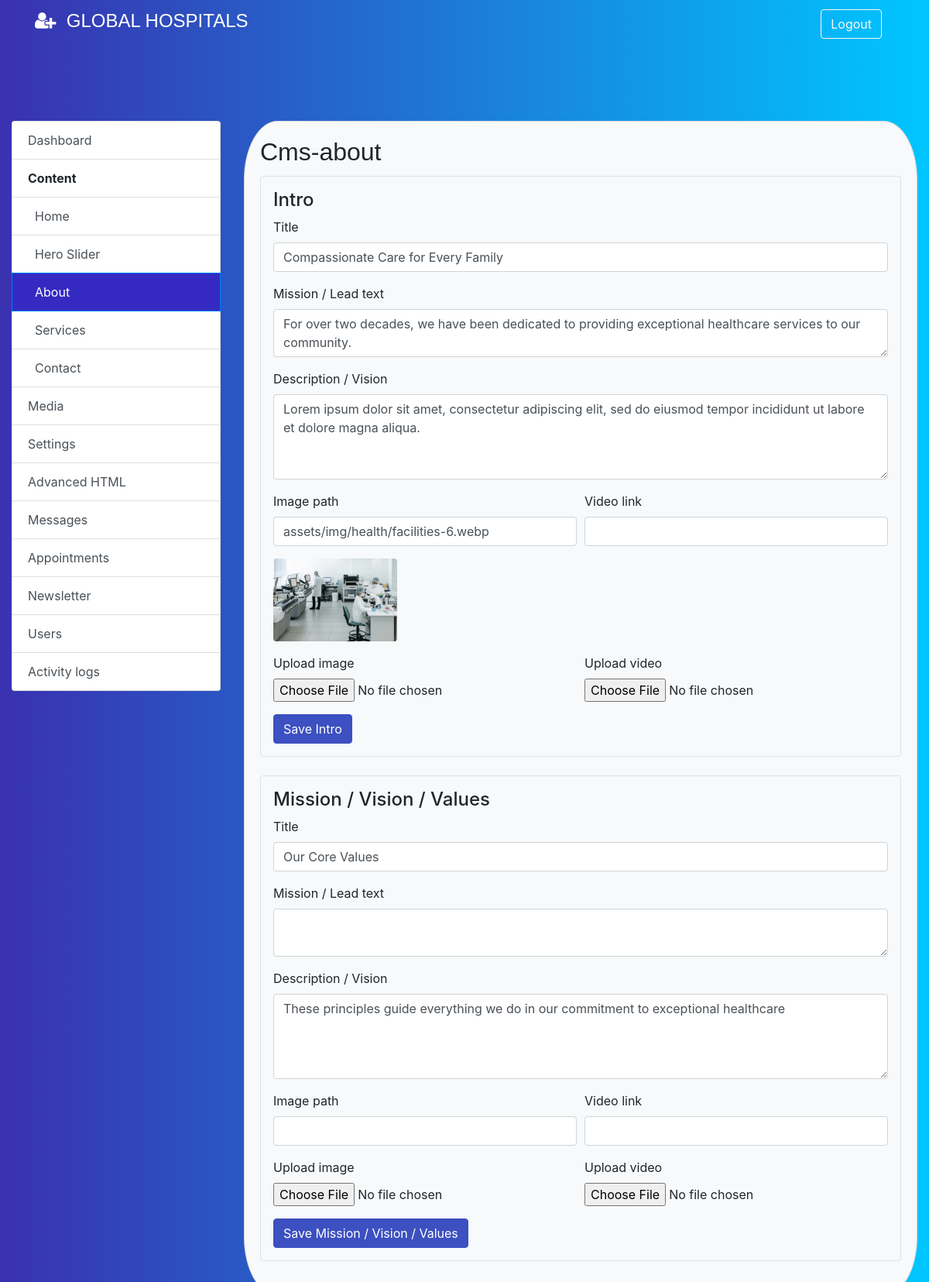
Screenshot of /admin.php?action=cms-about (signed in) with the database file from the repository.
### tables this page shows
CREATE TABLE cms_sections (
  id INT UNSIGNED AUTO_INCREMENT PRIMARY KEY,
  page_slug VARCHAR(80) NOT NULL,
  section_key VARCHAR(80) NOT NULL,
  label VARCHAR(120) NOT NULL,
  title VARCHAR(255) NULL,
  subtitle TEXT NULL,
  body MEDIUMTEXT NULL,
  button_text VARCHAR(120) NULL,
  button_url VARCHAR(255) NULL,
  image_path VARCHAR(255) NULL,
  video_url VARCHAR(255) NULL,
  extra_json JSON NULL,
  created_at TIMESTAMP DEFAULT CURRENT_TIMESTAMP,
  updated_at TIMESTAMP NULL DEFAULT NULL ON UPDATE CURRENT_TIMESTAMP,
  UNIQUE KEY cms_sections_page_section_unique (page_slug, section_key)
);

### admin/index.php (called while the page is built, shortened)
<?php
$action = $_GET['action'] ?? 'dashboard';
function admin_view(string $title, string $body): void
{
    require dirname(__DIR__) . '/app/Views/admin/layout.php';
}
match ($action) {
    'cms-home' => require dirname(__DIR__) . '/app/Views/admin/cms_home.php',
    'hero-slider' => require dirname(__DIR__) . '/app/Views/admin/hero_slider.php',
    'cms-about' => require dirname(__DIR__) . '/app/Views/admin/cms_about.php',
    'cms-services' => require dirname(__DIR__) . '/app/Views/admin/cms_services.php',
    'cms-contact' => require dirname(__DIR__) . '/app/Views/admin/cms_contact.php',
    'pages' => require dirname(__DIR__) . '/app/Views/admin/pages.php',
    'settings' => require dirname(__DIR__) . '/app/Views/admin/settings.php',
    'media' => require dirname(__DIR__) . '/app/Views/admin/media.php',
    'messages' => require dirname(__DIR__) . '/app/Views/admin/messages.php',
    'appointments' => require dirname(__DIR__) . '/app/Views/admin/appointments.php',
    'newsletter' => require dirname(__DIR__) . '/app/Views/admin/newsletter.php',
    'users' => require dirname(__DIR__) . '/app/Views/admin/users.php',
    'activity' => require dirname(__DIR__) . '/app/Views/admin/activity.php',
    default => require dirname(__DIR__) . '/app/Views/admin/dashboard.php',
};

### public/admin.php (called while the page is built, shortened)
<?php
require dirname(__DIR__) . '/admin/index.php';

### app/bootstrap.php (called while the page is built, shortened)
<?php
spl_autoload_register(static function (string $class): void {
    $prefix = 'App\\';
    $file = __DIR__ . '/' . str_replace('\\', '/', substr($class, strlen($prefix))) . '.php';
});

### app/Helpers/Url.php (called while the page is built, shortened)
<?php
final class Url
{
    public static function publicBase(): string
    {
        $script = str_replace('\\', '/', $_SERVER['SCRIPT_NAME'] ?? '');
        $publicPos = strpos($script, '/public/');
        return rtrim(str_replace(['/admin.php', '/index.php'], '', $script), '/');
    }
    public static function admin(string $query = ''): string
    {
        $url = self::publicBase() . '/admin.php';
        return $query === '' ? $url : $url . '?' . ltrim($query, '?');
    }
    public static function asset(string $path): string
    {
        return self::publicBase() . '/' . ltrim($path, '/');
    }
}

### app/Helpers/Security.php (called while the page is built, shortened)
<?php
final class Security
{
    public static function e(mixed $value): string
    {
        return htmlspecialchars((string) $value, ENT_QUOTES | ENT_SUBSTITUTE, 'UTF-8');
    }
}

### app/Core/Database.php (called while the page is built, shortened)
<?php
final class Database
{
    private static ?PDO $pdo = null;
    public static function pdo(): PDO
    {
        if (self::$pdo !== null) {
            return self::$pdo;
        }
        $dsn = sprintf(
            'mysql:host=%s;port=%s;dbname=%s;charset=utf8mb4',
            env('DB_HOST', '127.0.0.1'),
            env('DB_PORT', '3306'),
            env('DB_DATABASE', 'clinic_db')
        );
        self::$pdo = new PDO($dsn, (string) env('DB_USERNAME', 'root'), (string) env('DB_PASSWORD', ''), [
            PDO::ATTR_ERRMODE => PDO::ERRMODE_EXCEPTION,
            PDO::ATTR_DEFAULT_FETCH_MODE => PDO::FETCH_ASSOC,
            PDO::ATTR_EMULATE_PREPARES => false,
        ]);
        return self::$pdo;
    }
}

### app/Repositories/CmsContentRepository.php (called while the page is built, shortened)
<?php
final class CmsContentRepository
{
    public static function section(string $pageSlug, string $sectionKey): ?array
    {
        try {
            $stmt = self::pdo()->prepare('SELECT * FROM cms_sections WHERE page_slug = ? AND section_key = ? LIMIT 1');
            $stmt->execute([$pageSlug, $sectionKey]);
            $section = $stmt->fetch();
            return is_array($section) ? $section : null;
        } catch (Throwable) {
            return null;
        }
    }
    private static function pdo(): PDO
    {
        return Database::pdo();
    }
}

### app/Views/admin/cms_about.php (the view, shortened to what this page needs)
<?php
$defaults = [
    'intro' => ['label' => 'Intro', 'title' => 'Compassionate Care for Every Family', 'subtitle' => 'For over two decades, we have been dedicated to providing exceptional healthcare services to our community.', 'body' => 'Lorem ipsum dolor sit amet, consectetur adipiscing elit, sed do eiusmod tempor incididunt ut labore et dolore magna aliqua.', 'button_text' => '', 'button_url' => '', 'image_path' => 'assets/img/health/facilities-6.webp', 'video_url' => ''],
    'values' => ['label' => 'Mission / Vision / Values', 'title' => 'Our Core Values', 'subtitle' => '', 'body' => 'These principles guide everything we do in our commitment to exceptional healthcare', 'button_text' => '', 'button_url' => '', 'image_path' => '', 'video_url' => ''],
];
?>
<?php foreach ($defaults as $key => $fallback): $section = array_merge($fallback, CmsContentRepository::section('about', $key) ?? []); ?>
  <form method="post" action="<?= Security::e(Url::admin('action=save-cms-section')) ?>" enctype="multipart/form-data" class="border rounded p-3 mb-4">
    <h4><?= Security::e($fallback['label']) ?></h4>
    <div class="form-group"><label>Title</label><input class="form-control" name="title" value="<?= Security::e($section['title'] ?? '') ?>"></div>
    <div class="form-group"><label>Mission / Lead text</label><textarea class="form-control" name="subtitle" rows="2"><?= Security::e($section['subtitle'] ?? '') ?></textarea></div>
    <div class="form-group"><label>Description / Vision</label><textarea class="form-control" name="body" rows="4"><?= Security::e($section['body'] ?? '') ?></textarea></div>
    <div class="form-row">
      <div class="form-group col-md-6"><label>Image path</label><input class="form-control" name="image_path" value="<?= Security::e($section['image_path'] ?? '') ?>"></div>
      <div class="form-group col-md-6"><label>Video link</label><input class="form-control" name="video_url" value="<?= Security::e($section['video_url'] ?? '') ?>"></div>
    </div>
    <?php if (!empty($section['image_path'])): ?>
      <div class="mb-3"><img src="<?= Security::e(Url::asset((string) $section['image_path'])) ?>" alt="" style="max-width:160px;height:auto;border-radius:4px"></div>
    <?php endif; ?>
    <div class="form-row">
      <div class="form-group col-md-6"><label>Upload image</label><input class="form-control-file" type="file" name="image_file" accept=".jpg,.jpeg,.png,.gif,.svg,.webp"></div>
      <div class="form-group col-md-6"><label>Upload video</label><input class="form-control-file" type="file" name="video_file" accept=".mp4,.webm,.mov"></div>
    </div>
    <button class="btn btn-primary">Save <?= Security::e($fallback['label']) ?></button>
  </form>
<?php endforeach; ?>

### public/admin/assets/hms-style.css (style rules this page uses)
body { background: -webkit-linear-gradient(left, #3931af, #00c6ff); background-size: cover; }
.btn-primary { background-color: #3c50c1; border-color: #3c50c1; }

### rows the page displays
cms_sections: label "Intro", title "Compassionate Care for Every Family", subtitle "For over two decades, we have been dedicated to providing exceptional healthcare services to our community.", body "Lorem ipsum dolor sit amet, consectetur adipiscing elit, sed do eiusmod tempor incididunt ut labore et dolore magna aliqua.", image_path "assets/img/health/facilities-6.webp", image_path (picture)
cms_sections: label "Mission / Vision / Values", title "Our Core Values", body "These principles guide everything we do in our commitment to exceptional healthcare"

### other values shown
Security::e($title) "Cms-about"
